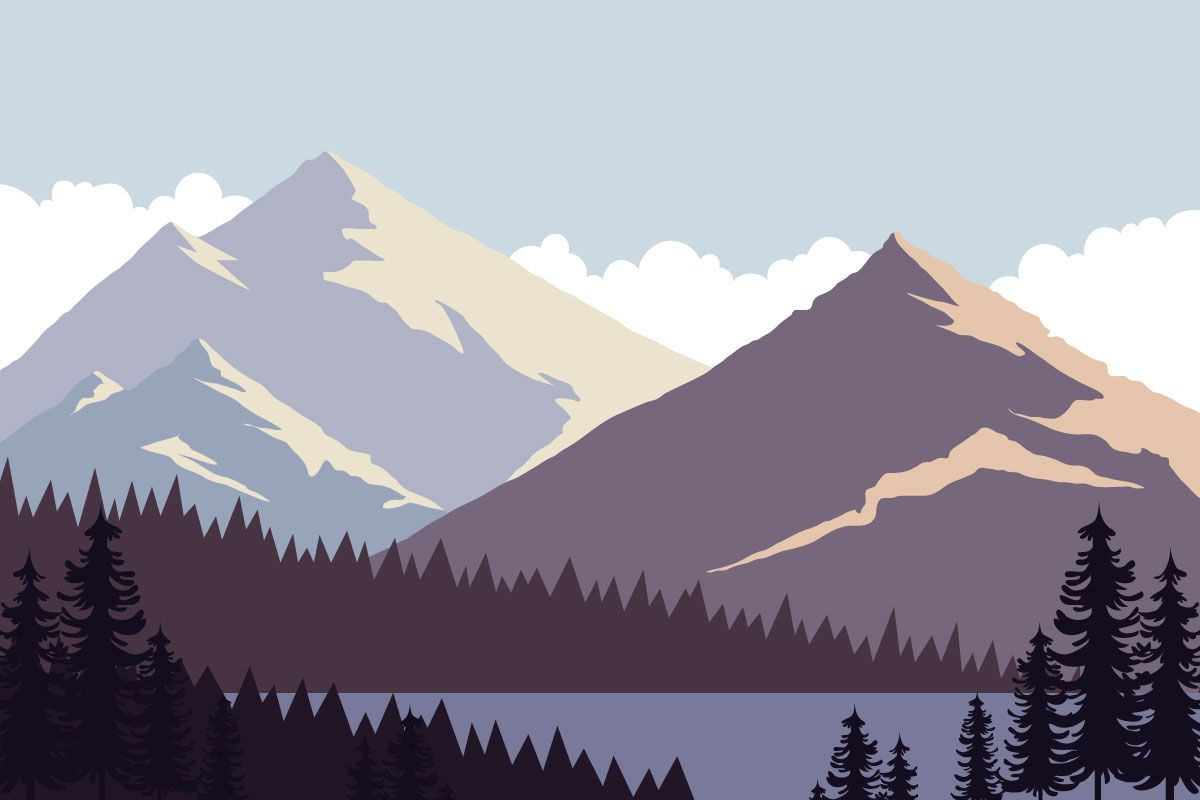
#> input picture MasterOpenCV4/img-bg-sample-parallax-header.jpg, 1200 x 800 px
$ python Chapter3_argparse_load_save_image.py img-bg-sample-parallax-header.jpg out.png
#> lines starting #> are read from the running program, lines starting #| are printed output that depends on the picture
import argparse
import cv2
import numpy as np
from matplotlib import pyplot as plt

## create the argumentparser object, it can parse the command-line arguments into data types
parser = argparse.ArgumentParser()

## add 'path_image' argument using add_argment() including a help
parser.add_argument('path_image', help="path to input image to be displayed")
# Add 'path_image_output' argument using add_argument() including a help. The type is string
parser.add_argument("path_image_output", help="path of the processed image to be saved")

## the imformation is stored in 'parser'. use information when the parser calls parse_args() method
args = parser.parse_args()

## we can load the input from disk using the path in args
image = cv2.imread(args.path_image)
#> image is the input picture: shape (800, 1200, 3); mean B, G, R 161, 148.6, 150.8

## parse the argument and store it in a dictionary
args = vars(parser.parse_args())

## load the input image from disk using args element in a dictionary
image2 = cv2.imread(args['path_image'])


img_concats = np.concatenate((image, image2), axis=1)
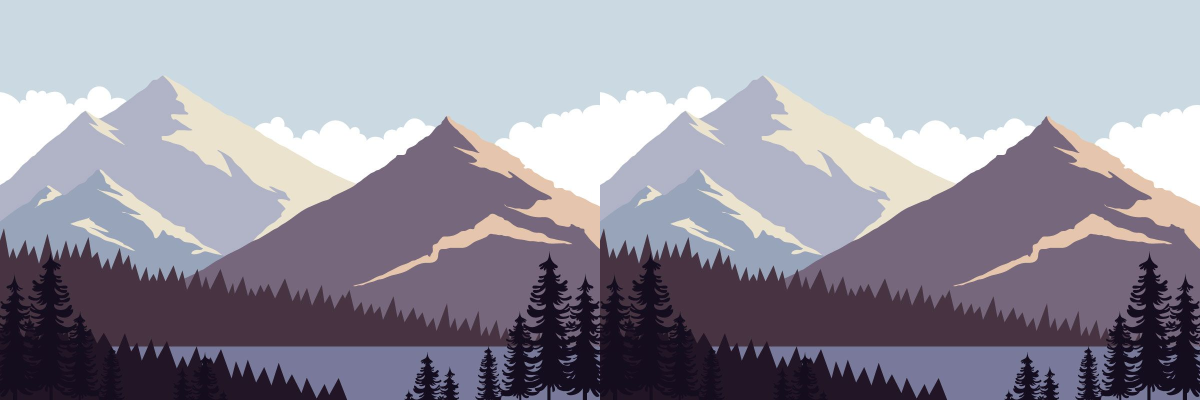
#> img_concats: shape (800, 2400, 3) (shown at 1/2 size); mean B, G, R 161, 148.6, 150.8
plt.imshow(img_concats[:, :, ::-1])
plt.show()

# Process the input image (convert it to grayscale):
gray_image = cv2.cvtColor(image, cv2.COLOR_BGR2GRAY)
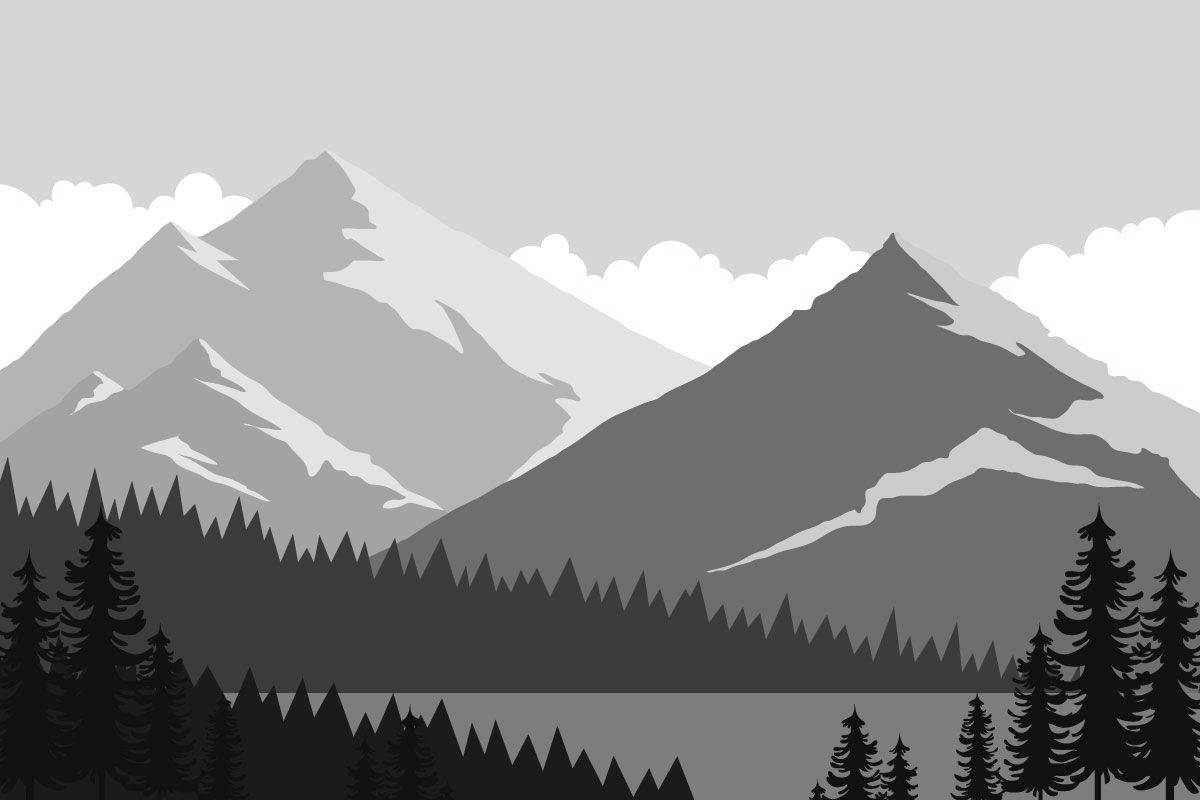
#> gray_image: shape (800, 1200); min 1, max 255, mean 150.7
plt.imshow(gray_image, cmap='gray', vmin=0, vmax=255)
plt.show()


# Save the processed image to disk:
cv2.imwrite(args["path_image_output"], gray_image)

#### test function by run in terminal
#  python Chapter3_argparse_load_image.py /Users/lucyliu/Documents/GitHub/LearnComputerVision/image/lucyface.png /Users/lucyliu/Documents/GitHub/LearnComputerVision/image/lucyface_gray.png

'''
# Show the loaded image:
cv2.imshow("loaded image", image)
cv2.imshow("loaded image2", image2

# Wait until a key is pressed:
cv2.waitKey(0)
# Destroy all windows:
cv2.destroyAllWindows()
'''
